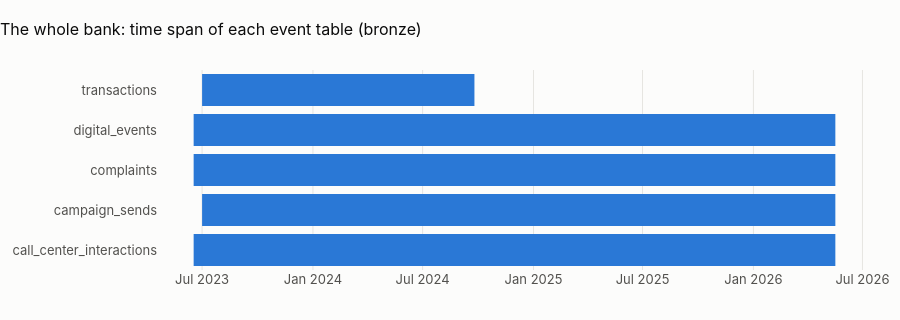

Source (notebook cell):
### Markdown cell above
## 3 · Size and time coverage (raw bronze)
Rows and the first and last partition of every table: the coverage a model, a mart or a drift check can rely on.
This table is written to `reports/tables` so the comparisons never need a lakehouse.

### Code cell
con = duckdb.connect()
size = []
for r in cut.itertuples():
    zone_dir = country.BACKUP_DIR if r.zone == "backup" else r.zone
    glob = f"{pl.lake}/{zone_dir}/{r.table}/*/*.parquet"
    first, last, days = con.sql(f"""
        select min(_partition_date)::date, max(_partition_date)::date, count(distinct _partition_date)
        from read_parquet('{glob}', union_by_name = true, hive_partitioning = false)""").fetchone()
    size.append(
        {
            "dataset": DATASET,
            "country": COUNTRY,
            "zone": r.zone,
            "table": r.table,
            "rows": int(r.rows_kept),
            "first_partition": first,
            "last_partition": last,
            "partitions": int(days),
        }
    )
con.close()
size = pd.DataFrame(size)
size.to_csv(OUT / f"{PREFIX}_{COUNTRY.lower()}_size.csv", index=False)
show(size, paging=False)
events = size[(size.zone == "bronze_raw") & (size.partitions > 1)]
fig = px.timeline(
    events.assign(
        first_partition=pd.to_datetime(events.first_partition),
        last_partition=pd.to_datetime(events.last_partition),
    ),
    x_start="first_partition",
    x_end="last_partition",
    y="table",
    title=f"{CTRY.title}: time span of each event table (bronze)",
)
fig.update_layout(height=320, yaxis_title=None)
fig.show()
spans = events.set_index("table")
short = spans[spans.last_partition < spans.last_partition.max()]
display(
    Markdown(
        f"**Event tables run from {spans.first_partition.min()} to {spans.last_partition.max()}.** "
        + (
            "Every event table covers the same window."
            if not len(short)
            else "Tables that stop early: "
            + ", ".join(
                f"`{t}` (last partition {r.last_partition}, {r.partitions} days)"
                for t, r in short.iterrows()
            )
            + ". Every window-based feature, label and mart computed after that date sees no activity from them: "
            "the notebooks below report the consequences."
        )
    )
)

### Figure 1 — Plotly figure (JSON) as saved in the notebook; plotly's stock layout.template omitted (floating-point values rounded to 4 significant figures)
{"data": [{"base": ["2023-06-17T00:00:00", "2023-07-01T00:00:00", "2023-06-17T00:00:00", "2023-06-17T00:00:00", "2023-07-01T00:00:00"], "hovertemplate": "first_partition=%{base}<br>last_partition=%{x}<br>table=%{y}<extra></extra>", "legendgroup": "", "marker": {"color": "#2a78d6", "pattern": {"shape": ""}}, "name": "", "orientation": "h", "showlegend": false, "textposition": "auto", "type": "bar", "x": [92016000000, 90806400000, 92016000000, 92016000000, 39052800000], "xaxis": "x", "y": ["call_center_interactions", "campaign_sends", "complaints", "digital_events", "transactions"], "yaxis": "y"}], "layout": {"barmode": "overlay", "height": 320, "legend": {"tracegroupgap": 0}, "title": {"text": "The whole bank: time span of each event table (bronze)"}, "xaxis": {"anchor": "y", "domain": [0.0, 1.0], "type": "date"}, "yaxis": {"anchor": "x", "domain": [0.0, 1.0], "title": {}}}}
